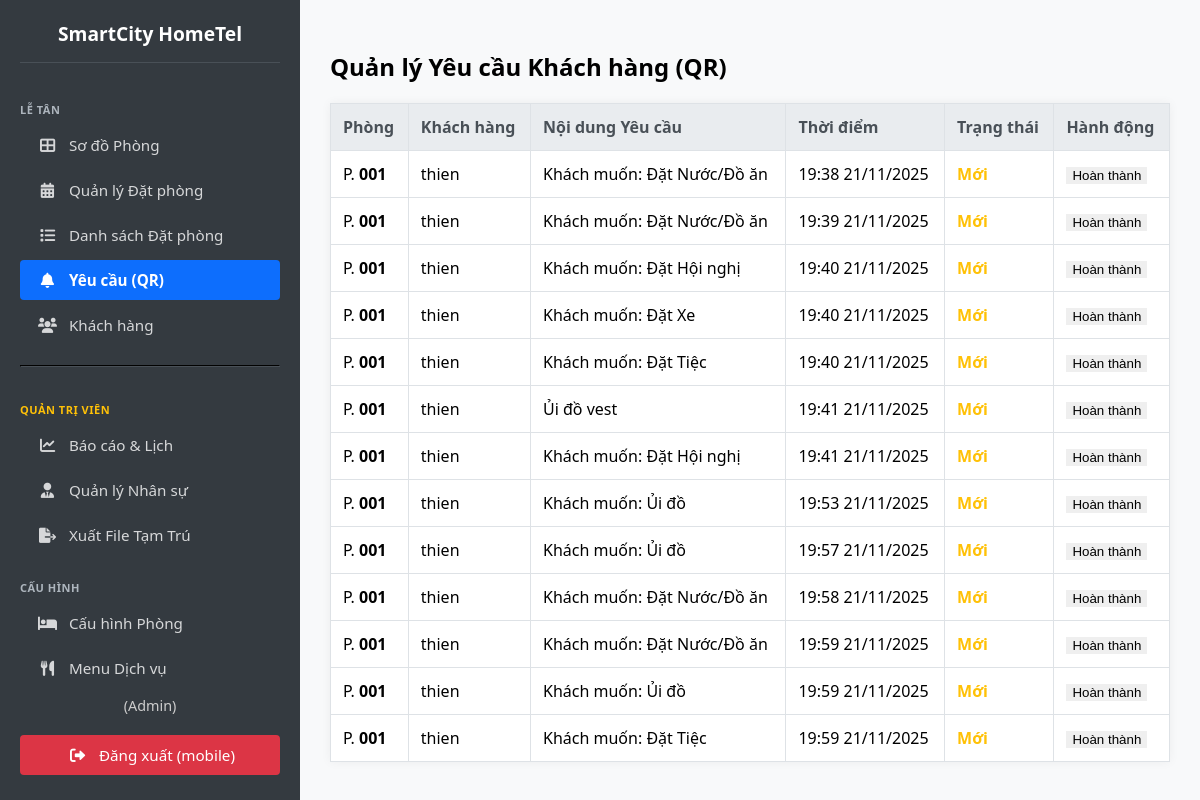
Before: /requests/ (signed in) with the older database file.
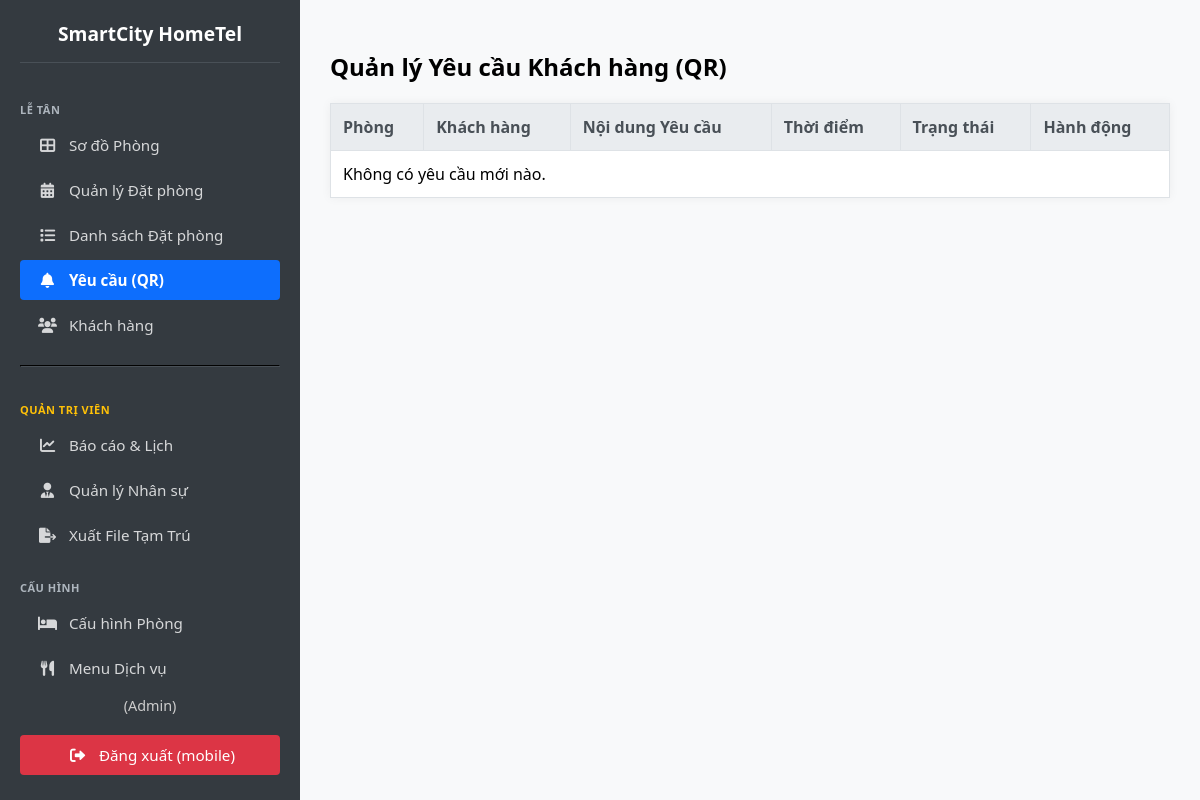
After: the same page with the newer database file.
### pms/models.py (models this page shows, shortened)
class GuestRequest(models.Model):
    room = models.ForeignKey(Room, on_delete=models.CASCADE, verbose_name="Phòng yêu cầu")
    reservation = models.ForeignKey(Reservation, on_delete=models.SET_NULL, null=True, blank=True, verbose_name="Booking liên quan")
    content = models.TextField(verbose_name="Nội dung yêu cầu")
    STATUS_CHOICES = [('New', 'Mới'), ('Processing', 'Đang xử lý'), ('Completed', 'Hoàn thành')]
    status = models.CharField(max_length=20, choices=STATUS_CHOICES, default='New', verbose_name="Trạng thái")
    assigned_staff = models.ForeignKey('auth.User', on_delete=models.SET_NULL, null=True, blank=True, verbose_name="Giao cho nhân viên")
    created_at = models.DateTimeField(auto_now_add=True)
    class Meta: verbose_name = "6. Yêu cầu Khách"; verbose_name_plural = "6. Quản lý Yêu cầu Khách"

class Room(models.Model):
    hotel = models.ForeignKey(Hotel, on_delete=models.CASCADE, verbose_name="Khách sạn")
    room_number = models.CharField(max_length=10, unique=True, verbose_name="Số Phòng")
    room_type = models.CharField(max_length=50, verbose_name="Loại Phòng")
    price_per_night = models.DecimalField(max_digits=10, decimal_places=0, default=500000, verbose_name="Giá/Đêm")
    STATUS_CHOICES = [('Vacant', 'Phòng Trống'), ('Dirty', 'Chờ Dọn Dẹp'), ('Occupied', 'Đang Có Khách'), ('Booked', 'Khách Đặt Trước')]
    status = models.CharField(max_length=20, choices=STATUS_CHOICES, default='Vacant', verbose_name="Trạng thái")
    class Meta: verbose_name = "2. Phòng"; verbose_name_plural = "2. Quản lý Phòng"; ordering = ['room_number']

class Reservation(models.Model):
    room = models.ForeignKey('Room', on_delete=models.CASCADE, verbose_name="Phòng")
    guest = models.ForeignKey(Guest, on_delete=models.CASCADE, related_name='main_bookings', verbose_name="Người đặt chính")
    occupants = models.ManyToManyField(Guest, related_name='stays', blank=True, verbose_name="Danh sách khách ở")
    check_in_date = models.DateTimeField(verbose_name="Thời gian Check-in")
    check_out_date = models.DateTimeField(null=True, blank=True, verbose_name="Thời gian Check-out dự kiến")
    deposit = models.DecimalField(max_digits=10, decimal_places=0, default=0, verbose_name="Tiền đặt cọc")
    STATUS_CHOICES = [('Confirmed', 'Đã xác nhận'), ('Occupied', 'Đang cư trú'), ('Completed', 'Đã hoàn tất'), ('Cancelled', 'Đã hủy')]
    status = models.CharField(max_length=20, choices=STATUS_CHOICES, default='Confirmed', verbose_name="Trạng thái đặt phòng")
    note = models.TextField(blank=True, verbose_name="Ghi chú")
    created_at = models.DateTimeField(auto_now_add=True)
    class Meta: verbose_name = "4. Đặt phòng"; verbose_name_plural = "4. Quản lý Đặt phòng"; ordering = ['check_in_date']

class Guest(models.Model):
    full_name = models.CharField(max_length=255, verbose_name="Họ và Tên")
    dob = models.DateField(null=True, blank=True, verbose_name="Ngày sinh")
    ID_TYPE_CHOICES = [('CCCD', 'Căn cước Công dân'), ('CMND', 'Chứng minh Nhân dân'), ('PP', 'Hộ chiếu'), ('OTHER', 'Khác')]
    id_type = models.CharField(max_length=10, choices=ID_TYPE_CHOICES, default='CCCD', verbose_name="Loại giấy tờ")
    id_number = models.CharField(max_length=50, unique=True, verbose_name="Mã số giấy tờ")
    license_plate = models.CharField(max_length=20, null=True, blank=True, verbose_name="Biển số xe")
    address = models.CharField(max_length=500, verbose_name="Địa chỉ thường trú")
    phone = models.CharField(max_length=20, null=True, blank=True, verbose_name="Số điện thoại")
    photo_front = models.ImageField(upload_to='guest_ids/', null=True, blank=True, verbose_name="Ảnh mặt trước")
    photo_back = models.ImageField(upload_to='guest_ids/', null=True, blank=True, verbose_name="Ảnh mặt sau")
    created_at = models.DateTimeField(auto_now_add=True)
    class Meta: verbose_name = "3. Khách hàng"; verbose_name_plural = "3. Quản lý Khách hàng"

### pms/views.py (the view)
# urls.py: path('requests/', views.manage_requests, name='manage-requests'),
@login_required
def manage_requests(request):
    requests_list = GuestRequest.objects.filter(status__in=['New', 'Processing']).select_related('room', 'reservation').order_by('created_at')
    context = {'page_title': 'Quản lý Yêu cầu Khách hàng (QR)', 'requests_list': requests_list}
    return render(request, 'pms/manage_requests.html', context)

### pms/templates/pms/manage_requests.html (shortened to what this page needs)
{% extends 'pms/base.html' %}
{% block content %}
  <h2>{{ page_title }}</h2>
  <table>
    <thead>
      <tr>
        <th>Phòng</th>
        <th>Khách hàng</th>
        <th>Nội dung Yêu cầu</th>
        <th>Thời điểm</th>
        <th>Trạng thái</th>
        <th>Hành động</th>
      </tr>
    </thead>
    <tbody>
      {% for req in requests_list %}
      <tr>
        <td>P. <strong>{{ req.room.room_number }}</strong></td>
        <td>{{ req.reservation.guest.full_name|default:"---" }}</td>
        <td>{{ req.content }}</td>
        <td>{{ req.created_at|date:"H:i d/m/Y" }}</td>
        <td class="status-{{ req.status }}">
            {{ req.get_status_display }}
        </td>
        <td class="actions">
          <form action="{% url 'complete-request' req.id %}" method="POST">
            <button type="submit" class="btn-action btn-green" style="border:none; cursor:pointer;">Hoàn thành</button>
          </form>
        </td>
      </tr>
      {% empty %}
      <tr>
        <td colspan="6">Không có yêu cầu mới nào.</td>
      </tr>
      {% endfor %}
    </tbody>
  </table>
{% endblock %}

Changed rows visible on the page:
no longer on this page (row edited): GuestRequest: room.room_number "001", reservation.guest.full_name "thien", content "Khách muốn: Đặt Nước/Đồ ăn", created_at "19:38 21/11/2025", status "Mới"
no longer on this page (row edited): GuestRequest: room.room_number "001", reservation.guest.full_name "thien", content "Khách muốn: Đặt Nước/Đồ ăn", created_at "19:39 21/11/2025", status "Mới"
no longer on this page (row edited): GuestRequest: room.room_number "001", reservation.guest.full_name "thien", content "Khách muốn: Đặt Hội nghị", created_at "19:40 21/11/2025", status "Mới"
no longer on this page (row edited): GuestRequest: room.room_number "001", reservation.guest.full_name "thien", content "Khách muốn: Đặt Xe", created_at "19:40 21/11/2025", status "Mới"
no longer on this page (row edited): GuestRequest: room.room_number "001", reservation.guest.full_name "thien", content "Khách muốn: Đặt Tiệc", created_at "19:40 21/11/2025", status "Mới"
no longer on this page (row edited): GuestRequest: room.room_number "001", reservation.guest.full_name "thien", content "Ủi đồ vest", created_at "19:41 21/11/2025", status "Mới"
no longer on this page (row edited): GuestRequest: room.room_number "001", reservation.guest.full_name "thien", content "Khách muốn: Đặt Hội nghị", created_at "19:41 21/11/2025", status "Mới"
no longer on this page (row edited): GuestRequest: room.room_number "001", reservation.guest.full_name "thien", content "Khách muốn: Ủi đồ", created_at "19:53 21/11/2025", status "Mới"
no longer on this page (row edited): GuestRequest: room.room_number "001", reservation.guest.full_name "thien", content "Khách muốn: Ủi đồ", created_at "19:57 21/11/2025", status "Mới"
no longer on this page (row edited): GuestRequest: room.room_number "001", reservation.guest.full_name "thien", content "Khách muốn: Đặt Nước/Đồ ăn", created_at "19:58 21/11/2025", status "Mới"
no longer on this page (row edited): GuestRequest: room.room_number "001", reservation.guest.full_name "thien", content "Khách muốn: Đặt Nước/Đồ ăn", created_at "19:59 21/11/2025", status "Mới"
no longer on this page (row edited): GuestRequest: room.room_number "001", reservation.guest.full_name "thien", content "Khách muốn: Ủi đồ", created_at "19:59 21/11/2025", status "Mới"
no longer on this page (row edited): GuestRequest: room.room_number "001", reservation.guest.full_name "thien", content "Khách muốn: Đặt Tiệc", created_at "19:59 21/11/2025", status "Mới"
Other visible differences:
text now shown: "Không có yêu cầu mới nào."
